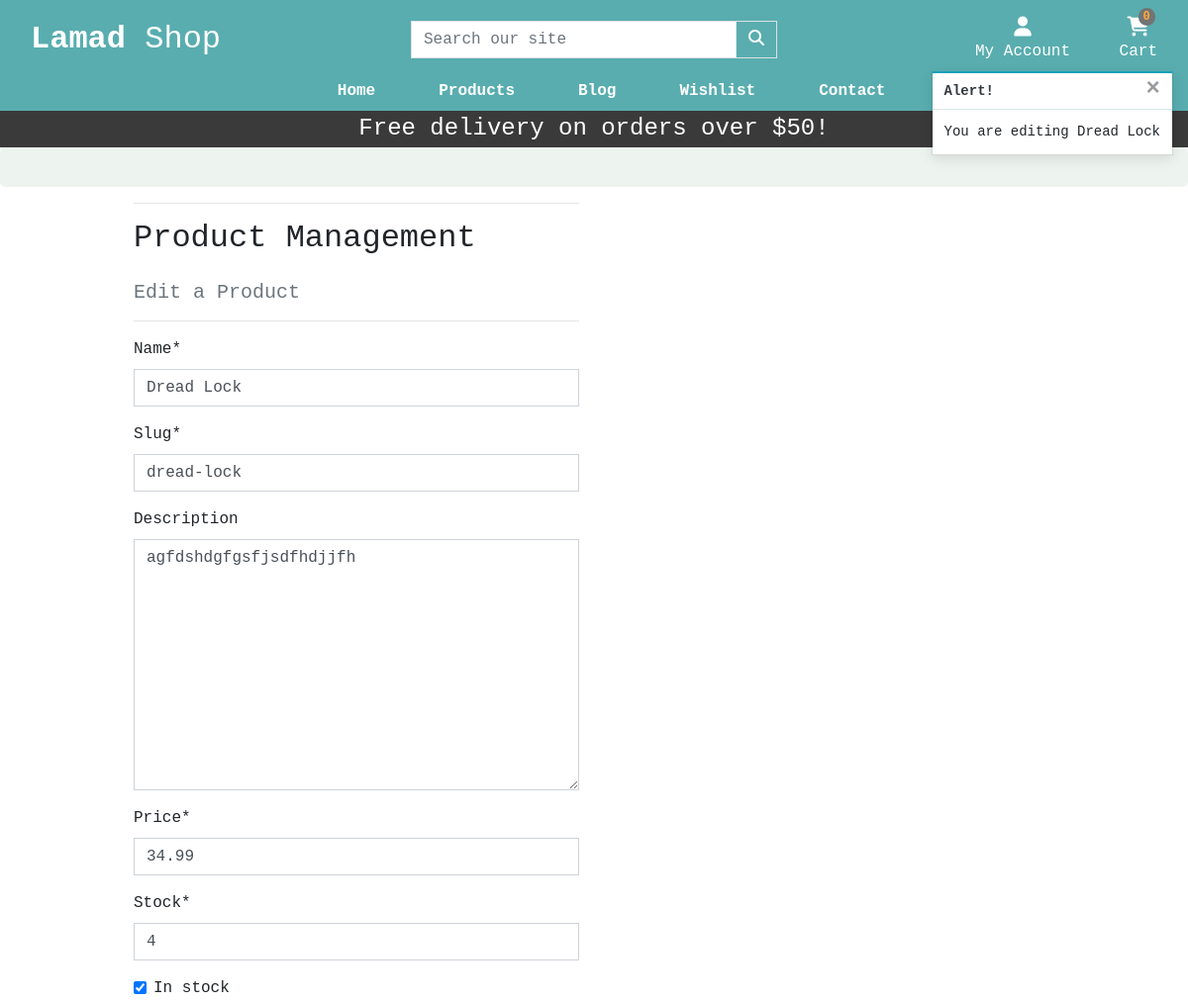
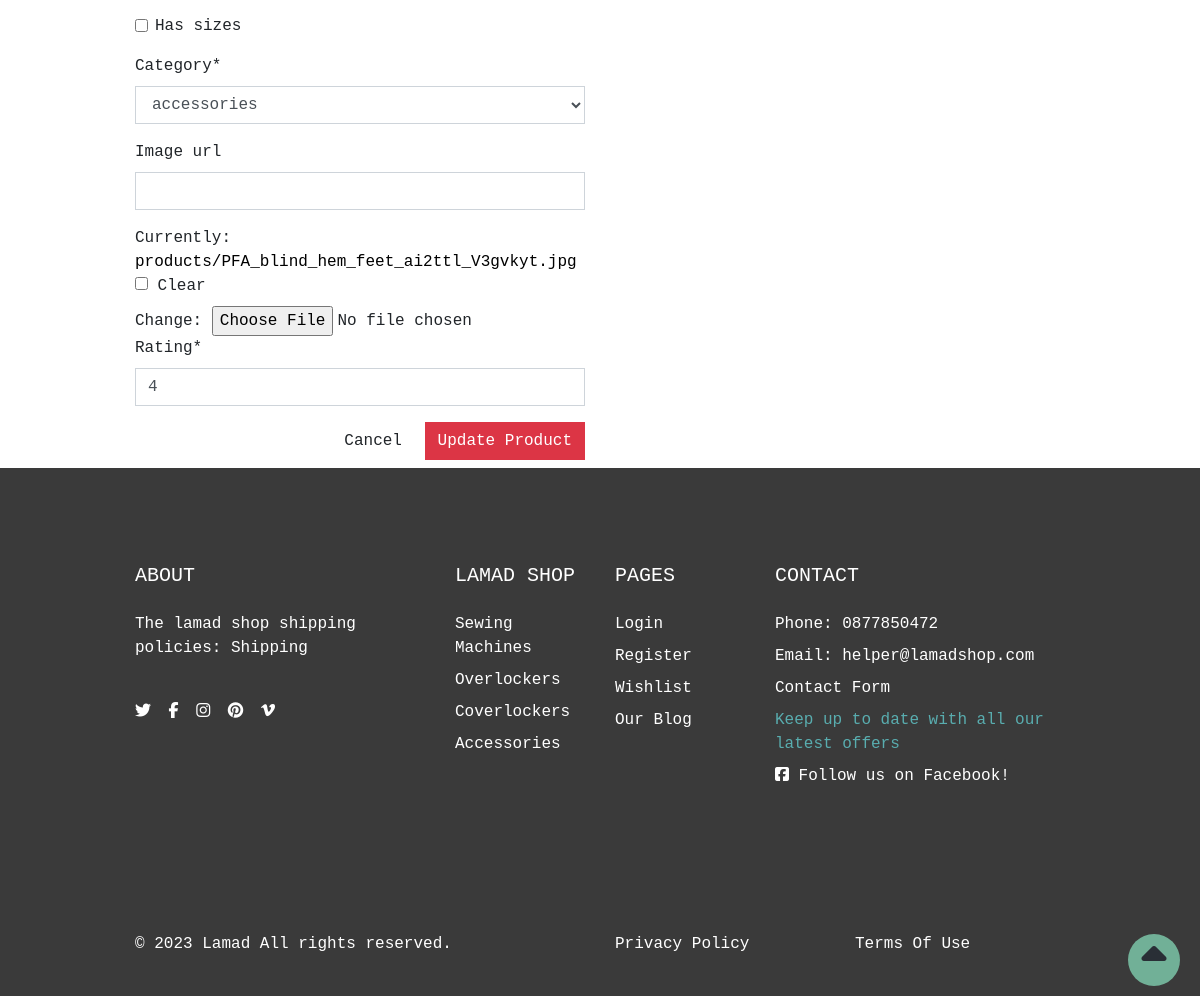
/shop/edit/20/ (signed in), run on the app's committed database (2 pictures, top to bottom).
### shop/models.py (models this page shows, shortened)
class Product(models.Model):
    name = models.CharField(max_length=100, unique=True)
    slug = models.SlugField(max_length=150, unique=True)
    description = models.TextField(max_length=500, blank=True)
    price = models.DecimalField(max_digits=6, decimal_places=2)
    stock = models.SmallIntegerField()
    in_stock = models.BooleanField(default=True)
    has_sizes = models.BooleanField(default=False, blank=True)
    category = models.ForeignKey(Category, on_delete=models.CASCADE)
    created_at = models.DateTimeField(auto_now_add=True)
    updated_at = models.DateTimeField(auto_now=True)
    image_url = models.URLField(max_length=1024, null=True, blank=True)
    image = models.ImageField(null=True, blank=True, upload_to='products/')
    rating = models.SmallIntegerField(null=True)

class Category(models.Model):
    name = models.CharField(max_length=100)
    slug = models.SlugField(max_length=100, unique=True)
    friendly_name = models.CharField(max_length=100, null=True, blank=True)
    description = models.TextField(max_length=250, blank=True)
    def get_friendly_name(self):
        return self.friendly_name
    class Meta:
        verbose_name = 'category'
        verbose_name_plural = 'Categories'
    def get_absolute_url(self):
        return reverse('shop:products_by_category', args=[self.slug])

### shop/views.py (the view)
# urls.py: path('edit/<int:product_id>/', views.edit_product, name='edit_product'),
@login_required(login_url='account:signin')
def edit_product(request, product_id):
    if not request.user.is_superuser:
        messages.error(request, 'Sorry, that action is not permitted')
        return redirect(reverse('home:home'))
    product = get_object_or_404(Product, pk=product_id)
    if request.method == 'POST':
        form = ProductForm(request.POST, request.FILES, instance=product)
        if form.is_valid():
            form.save()
            messages.success(request, 'Successfully updated product!')
            return redirect(reverse('shop:products'))
        else:
            messages.error(request,
                           'Failed to update product.'
                           'Please ensure the form is valid.')
    else:
        form = ProductForm(instance=product)
        messages.info(request, f'You are editing {product.name}')
    template = 'shop/edit_product.html'
    context = {
        'form': form,
        'product': product,
    }
    return render(request, template, context)

### shop/forms.py
class ProductForm(forms.ModelForm):
    class Meta:
        model = Product
        fields = '__all__'
    def __init__(self, *args, **kwargs):
        super().__init__(*args, **kwargs)
        categories = Category.objects.all()
        friendly_names = [(c.id, c.get_friendly_name()) for c in categories]
        self.fields['category'].choices = friendly_names
        for field_name, field in self.fields.items():
            field.widget.attrs['class'] = 'border-black rounded-0'

### cart/contexts.py (called while the page is built, shortened)
def cart_contents(request):
    cart_items = []
    total = 0
    product_count = 0
    cart = request.session.get('cart', {})
    if total < settings.FREE_DELIVERY_THRESHOLD:
        delivery = total * Decimal(settings.STANDARD_DELIVERY_PERCENTAGE / 100)
        free_delivery_delta = settings.FREE_DELIVERY_THRESHOLD - total
    else:
        delivery = 0
        free_delivery_delta = 0
    grand_total = delivery + total
    context = {
        'cart_items': cart_items,
        'total': total,
        'product_count': product_count,
        'delivery': delivery,
        'free_delivery_delta': free_delivery_delta,
        'free_delivery_threshold': settings.FREE_DELIVERY_THRESHOLD,
        'grand_total': grand_total,
    }
    return context

### shop/contexts.py (called while the page is built)
def nav_menu(request):
    menu = Category.objects.all()
    return dict(menu=menu)

### shop/templates/shop/edit_product.html (shortened to what this page needs)
{% extends "base.html" %}
{% load static %}
{% load crispy_forms_tags %}
{% block content %}
    <div class="overlay"></div>
    <div class="container">
        <div class="row">
            <div class="col-12 col-md-6">
                <hr>
                <h2 class="logo-font mb-4">Product Management</h2>
                <h5 class="text-muted">Edit a Product</h5>
                <hr>
            </div>
        </div>
        <div class="row">
            <div class="col-12 col-md-6">
                <form method="POST" action="{% url 'shop:edit_product' product.id %}" class="form mb-2" enctype="multipart/form-data">
                    {% for field in form %}
                        {% if field.name != 'image' %}
                            {{ field | as_crispy_field }}
                        {% else %}
                            {{ field }}
                        {% endif %}
                    {% endfor %}
                    <div class="text-right">
                        <a class="btn btn-outline-black rounded-0" href="{% url 'shop:products' %}">Cancel</a>
                        <button class="btn btn-danger rounded-0" type="submit">Update Product</button>
                    </div>
                </form>
            </div>
        </div>
    </div>
{% endblock %}

### templates/base.html (shortened to what this page needs)
{% load static %}
<!doctype html>
<html lang="en">
  <head>
    {% block corecss %}
    <link rel="stylesheet" href="https://cdn.jsdelivr.net/npm/bootstrap@4.6.2/dist/css/bootstrap.min.css">
    <link rel="stylesheet" href="https://cdn.jsdelivr.net/npm/bootstrap-icons@1.10.3/font/bootstrap-icons.css">
    <link href="{% static 'css/base.css' %}" rel="stylesheet">
    {% endblock %}
    {% block extra_css %}
    <link href="//cdn-images.mailchimp.com/embedcode/classic-071822.css" rel="stylesheet" type="text/css">
    {% endblock %}
  </head>
  <body>
    <header class="container-fluid">
        <div id="topnav" class="row nav-bg-color pt-lg-2 d-none d-lg-flex">
            <div class="col-12 col-lg-4 my-auto py-1 py-lg-0 text-center text-lg-left">
                <a href="{% url 'home:home' %}" class="nav-link main-logo-link">
                  <h2 class="logo-font text-white my-0"><strong>Lamad</strong> Shop</h2>
                </a>
            </div>
            <div class="col-12 col-lg-4 my-auto py-1 py-lg-0">
                <form method="GET" action="{% url 'shop:products' %}">
                    <div class="input-group w-100">
                        <input class="form-control border border-black rounded-0" type="text" name="q" placeholder="Search our site">
                        <div class="input-group-append">
                            <button class="form-control btn nav-bg-color border border-black rounded-0" type="submit" aria-label="Search our products">
                                <span class="icon">
                                    <i class="fas fa-search"></i>
                                </span>
                            </button>
                        </div>
                    </div>
                </form>
            </div>
            <div class="col-12 col-lg-4 my-auto py-1 py-lg-0">
                <ul class="list-inline list-unstyled text-center text-lg-right my-0">
                    <li class="list-inline-item dropdown">
                        <a class="text-sly nav-link" href="#" id="dt-user-options" data-toggle="dropdown" aria-haspopup="true" aria-expanded="false">
                            <div class="text-center">
                                {% if request.user.is_authenticated %}
                                    <div><i class="fas fa-user fa-lg"></i></div>
                                    <p class="my-0 text-white">My Account</p>
                                {% else %}
                                    <div><i class="fas fa-user fa-lg"></i></div>
                                    <p class="my-0 text-white">Login / Sign Up</p>
                                {% endif %}
                            </div>
                        </a>
                    </li>
                    <li class="list-inline-item">
                        <a class="{% if grand_total %}text-info font-weight-bold{% else %}text-white{% endif %} nav-link" href="{% url 'cart:cart' %}">
                            <div class="text-center">
                                <div><span class="position-absolute top-0 left-100 translate-middle badge rounded-pill bg-light my-button">{{ request.session.cart.keys | length }}</span></div>
                                <div><i class="fa-solid fa-cart-shopping fa-lg"></i></div>
                                <p class="my-0 cart-amount">
                                    {% if grand_total %}
                                        ${{ grand_total|floatformat:2 }}
                                    {% else %}
                                        Cart
                                    {% endif %}
                                </p>
                            </div>
                        </a>
                    </li>
                </ul>
            </div>
        </div>
        <div class="row second-nav">
            <nav class="navbar navbar-expand-lg navbar-dark text-sly w-100">
                    {% include 'includes/mobile-top-header.html' %}
                    {% include 'includes/main-nav.html' %}
            </nav>
        </div>
        <div id="delivery-banner" class="row text-center">
            <div class="col my-secondary text-white">
                <h4 class="logo-font my-1">Free delivery on orders over ${{ free_delivery_threshold }}!</h4>
            </div>
        </div>
    </header>
    {% if messages %}
    <div class="message-container">
        {% for message in messages %}
            {% with message.level as level %}
                {% if level == 40 %}
                    {% include 'includes/toasts/toast_error.html' %}
                    {% elif level == 30 %}
                    {% include 'includes/toasts/toast_warning.html' %}
                    {% elif level == 25 %}
                        {% include 'includes/toasts/toast_success.html' %}
                {% else %}
                    {% include 'includes/toasts/toast_info.html' %}
                {% endif %}
            {% endwith %}
        {% endfor %}
    </div>
    {% endif %}
    {% block content %}
    {% endblock %}
    <a href="#" id="to-top" aria-label="move to top of page">
      <span class="move_to_top">
        <i class="fas fa-caret-up"></i>
      </span>
    </a>
     <footer class="footer" style="background: #3a3a3a">
        <div class="py-5">
          <div class="container py-5">
            <div class="row gx-5 gy-4">
              <div class="col-lg-4">
                 <h5 class="text-white text-uppercase mb-4">ABOUT</h5>
                 <p class="text-white">The lamad shop shipping policies: <a href="{% url 'contact:shipping' %}" class='text-white'>Shipping</a></p>
                 <br>
                <ul class="list-inline mb-0">
                  <li class="list-inline-item me-3"><a class="reset-anchor" href="https://twitter.com" target="_blank" rel="noopener" aria-label="Visit our twitter page(opens on a new tab)"><i class="fab fa-twitter"></i></a></li>
                  <li class="list-inline-item me-3"><a class="reset-anchor" href="https://facebook.com" target="_blank" rel="noopener" aria-label="Visit our facebook page(opens on a new tab)"><i class="fab fa-facebook-f"></i></a></li>
                  <li class="list-inline-item me-3"><a class="reset-anchor" href="https://instagram.com" target="_blank" rel="noopener" aria-label="Visit our instagram page(opens on a new tab)"><i class="fab fa-instagram"></i></a></li>
                  <li class="list-inline-item me-3"><a class="reset-anchor" href="https://pinterest.com" target="_blank" rel="noopener" aria-label="Visit our pinterest page(opens on a new tab)"><i class="fab fa-pinterest"></i></a></li>
                  <li class="list-inline-item"><a class="reset-anchor" href="https://vimeo.com" target="_blank" rel="noopener" aria-label="Visit our vimeo page(opens on a new tab)"><i class="fab fa-vimeo-v"></i></a></li>
                </ul>
              </div>
              <div class="col-lg-2 col-md-6">
                <h5 class="text-white text-uppercase mb-4">Lamad Shop</h5>
                <ul class="list-unstyled text-sm fw-normal mb-0">
                  {% for category in menu %}
                  <li class="mb-1 pb-1"><a href="{{ category.get_absolute_url }}" class="reset-anchor">{{category.name}}</a></li>
                  {% endfor %}
                </ul>
              </div>
              <div class="col-lg-2 col-md-6">
                <h5 class="text-white text-uppercase mb-4">Pages</h5>
                <ul class="list-unstyled text-sm fw-normal mb-0">
                  <li class="mb-1 pb-1"> <a class="reset-anchor" href="{% url 'account:signin' %}">Login</a></li>
                  <li class="mb-1 pb-1"> <a class="reset-anchor" href="{% url 'account:register' %}">Register</a></li>
                  <li class="mb-1 pb-1"> <a class="reset-anchor" href="{% url 'wishlist:wish_list' %}">Wishlist</a></li>
                  <li class="mb-1 pb-1"> <a class="reset-anchor" href="{% url 'blog:articles' %}">Our Blog</a></li>
                </ul>
              </div>
              <div class="newsletter col-lg-4">
                <h5 class="text-white text-uppercase mb-4">Contact</h5>
                <ul class="list-unstyled text-sm fw-normal mb-0">
                  <li class="mb-1 pb-1 text-white">Phone: 0877850472</li>
                  <li class="mb-1 pb-1 text-white">Email: helper@lamadshop.com</li>
                  <li class="mb-1 pb-1"><a href="{% url 'contact:contact' %}" class="reset-anchor">Contact Form</a></li>
                  <li class="mb-1 pb-1 text-sly">Keep up to date with all our latest offers</li>
                  <li class="mb-1 pb-1 text-white"><a href="https://www.facebook.com/profile.php?id=100091956826416" target="_blank" rel="noopener" aria-label="Visit us (opens on a new tab)"><i class="fab fa-facebook-square"></i> Follow us on Facebook!</a></li>
                </ul>
              </div>
            </div>
          </div>
        </div>
        <div class="copyrights py-4" style="background: #3a3a3a">
          <div class="container py-3">
            <div class="row align-items-center gy-3">
              <div class="col-md-6">
                <p class="mb-0 text-sm fw-normal text-white">&copy; 2023 <a class="reset-anchor text-white" href="{% url 'home:home' %}">Lamad</a> All rights reserved.</p>
              </div>
              <div class="col-md-3">
                <p class="mb-0 text-sm fw-normal text-sly"><a class="reset-anchor text-white" href="{% url 'home:privacy' %}">Privacy Policy</a></p>
              </div>
              <div class="col-md-3">
                <p class="mb-0 text-sm fw-normal text-sly"><a class="reset-anchor text-white" href="{% url 'home:terms' %}">Terms Of Use</a></p>
              </div>
            </div>
          </div>
        </div>
      </footer>
  </body>
</html>

### static/css/base.css (style rules this page uses)
html { height: 100%; }
body { font-family: 'Courier New', Courier, monospace; background-color: #fff; }
.nav-bg-color { background-color: #59adaf; }
a { color: black; }
li > a { color: white; }
.rounded-pill { border-radius: 60rem!important; }
.top-0 { top: 0!important; }
.bg-light { background-color: #727475 !important; }
.my-secondary { background-color: #3a3a3a; }
.my-button { color: #fda93b; }
.text-white { color: white; }
.navbar { padding: 0; }
.second-nav { padding: 0; background-color:#59adaf; min-width: 100%; }
.fas { color: #fff; }
.fa-cart-shopping { color: #fff; }
.text-sly { color: #59adaf !important; }
.main-logo-link { width: fit-content; }
.cart-amount { color: #fff; }
.overlay { background-color: rgba(226, 235, 229, 0.6); border-radius: 5px; text-align: center; padding: 20px; }
li { list-style-type: none; }
.message-container { position: fixed; top: 72px; right: 15px; z-index: 1000; }
#to-top { text-decoration: none; align-items: center; position: fixed; bottom: 10px; right: 20px; z-index: 10000; }
#to-top>span { width: 52px; height: 52px; border-radius: 52px; text-decoration: none; line-height: 52px; background-color: rgba(137, 227, 191, 0.7); border: 2px solid transparent; text-align: center; }
#to-top i { color: #292F36; font-size: 250%; }
.move_to_top { position: relative; display: inline-block; vertical-align: middle; }
@media (min-width: 1200px) { .container { max-width: 80%; } }

### data on the page
Product: name "Dread Lock" "dread-lock" "agfdshdgfgsfjsdfhdjjfh" "34.99" "4" "☑" "accessories" "4"
Category: name "Sewing Machines"
Category: name "Overlockers"
Category: name "Coverlockers"
Category: name "Accessories"

### other printed values
{{ request.session.cart.keys | length }} "0"
{{ free_delivery_threshold }} "50"
{{ message }} "You are editing Dread Lock"
